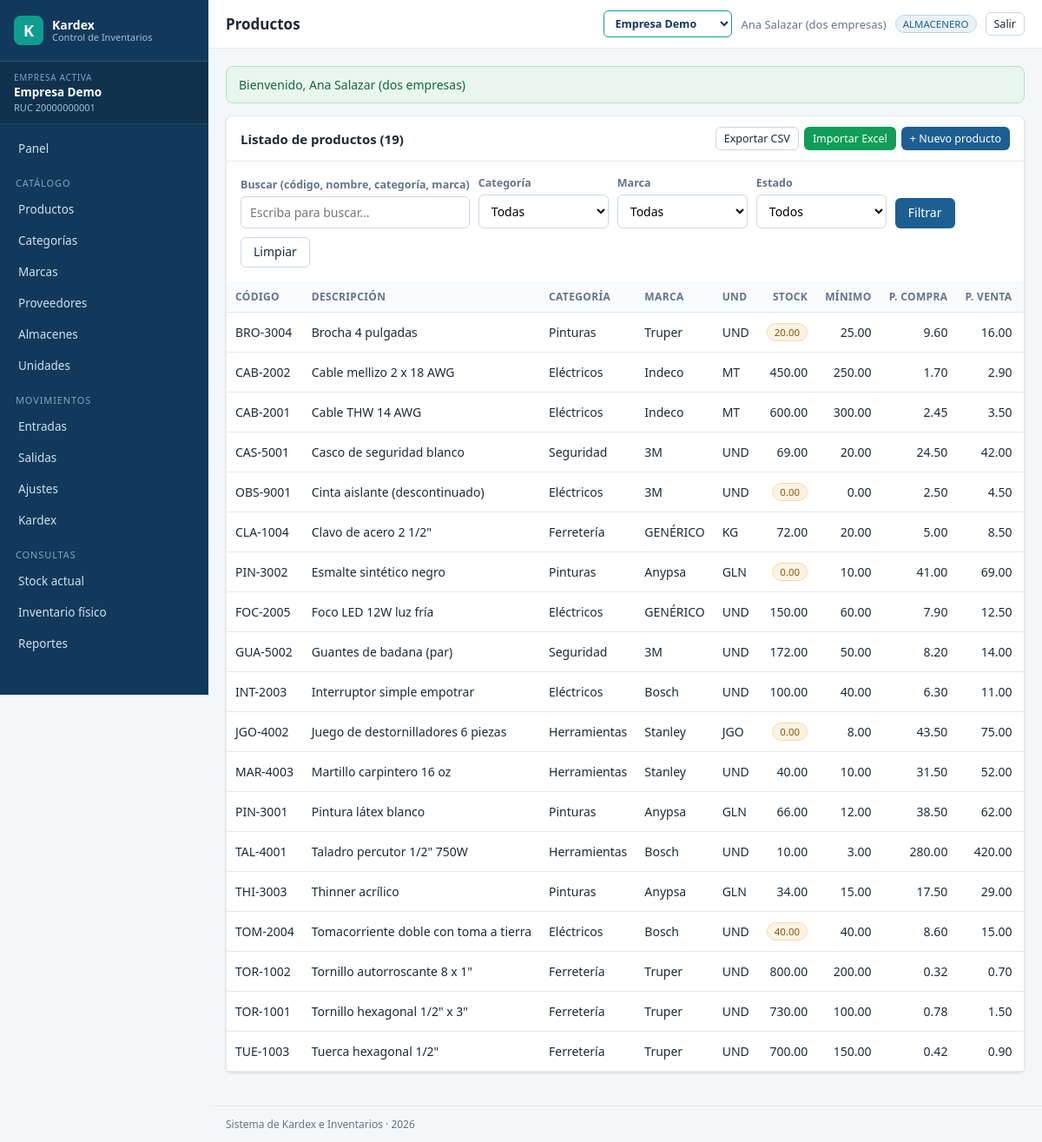
/productos.php (signed in), run on the app's committed database.
### tables this page shows
CREATE TABLE empresas (
  id            INT UNSIGNED AUTO_INCREMENT PRIMARY KEY,
  ruc           VARCHAR(20)  NOT NULL UNIQUE,
  razon_social  VARCHAR(180) NOT NULL,
  nombre_corto  VARCHAR(60)  NOT NULL,
  direccion     VARCHAR(255) NULL,
  telefono      VARCHAR(30)  NULL,
  email         VARCHAR(150) NULL,
  moneda        VARCHAR(10)  NOT NULL DEFAULT 'PEN',
  simbolo       VARCHAR(5)   NOT NULL DEFAULT 'S/',
   
   
   
  metodo_valorizacion ENUM('PROMEDIO','PEPS','UEPS') NOT NULL DEFAULT 'PROMEDIO',
   
   
   
   
  ambito_costo  ENUM('GLOBAL','ALMACEN') NOT NULL DEFAULT 'GLOBAL',
  estado        TINYINT(1)   NOT NULL DEFAULT 1,
  creado_en     DATETIME     NOT NULL DEFAULT CURRENT_TIMESTAMP
);

CREATE TABLE usuario_empresa (
  usuario_id  INT UNSIGNED NOT NULL,
  empresa_id  INT UNSIGNED NOT NULL,
  rol_id      INT UNSIGNED NOT NULL,
  por_defecto TINYINT(1)   NOT NULL DEFAULT 0,
  PRIMARY KEY (usuario_id, empresa_id),
  CONSTRAINT fk_ue_usr FOREIGN KEY (usuario_id) REFERENCES usuarios(id) ON DELETE CASCADE,
  CONSTRAINT fk_ue_emp FOREIGN KEY (empresa_id) REFERENCES empresas(id) ON DELETE CASCADE,
  CONSTRAINT fk_ue_rol FOREIGN KEY (rol_id)     REFERENCES roles(id),
  INDEX idx_ue_empresa (empresa_id)
);

CREATE TABLE productos (
  id             INT UNSIGNED AUTO_INCREMENT PRIMARY KEY,
  empresa_id     INT UNSIGNED NOT NULL,
  codigo         VARCHAR(40)  NOT NULL,
  descripcion    VARCHAR(255) NOT NULL,
  categoria_id   INT UNSIGNED NULL,
  marca_id       INT UNSIGNED NULL,
  unidad_id      INT UNSIGNED NOT NULL,
  precio_compra  DECIMAL(14,4) NOT NULL DEFAULT 0,
  precio_venta   DECIMAL(14,4) NOT NULL DEFAULT 0,
  costo_promedio DECIMAL(14,4) NOT NULL DEFAULT 0,
  stock_minimo   DECIMAL(14,4) NOT NULL DEFAULT 0,
  estado         TINYINT(1)   NOT NULL DEFAULT 1,
  creado_en      DATETIME     NOT NULL DEFAULT CURRENT_TIMESTAMP,
  actualizado_en DATETIME     NULL ON UPDATE CURRENT_TIMESTAMP,
  CONSTRAINT fk_prod_emp FOREIGN KEY (empresa_id)   REFERENCES empresas(id),
  CONSTRAINT fk_prod_cat FOREIGN KEY (categoria_id) REFERENCES categorias(id),
  CONSTRAINT fk_prod_mar FOREIGN KEY (marca_id)     REFERENCES marcas(id),
  CONSTRAINT fk_prod_uni FOREIGN KEY (unidad_id)    REFERENCES unidades(id),
  UNIQUE KEY uq_prod_emp_codigo (empresa_id, codigo),
  INDEX idx_prod_desc (descripcion),
  INDEX idx_prod_emp_cat (empresa_id, categoria_id)
);

CREATE TABLE categorias (
  id          INT UNSIGNED AUTO_INCREMENT PRIMARY KEY,
  empresa_id  INT UNSIGNED NOT NULL,
  nombre      VARCHAR(120) NOT NULL,
  descripcion VARCHAR(255) NULL,
  estado      TINYINT(1)   NOT NULL DEFAULT 1,
  creado_en   DATETIME     NOT NULL DEFAULT CURRENT_TIMESTAMP,
  CONSTRAINT fk_cat_emp FOREIGN KEY (empresa_id) REFERENCES empresas(id),
  UNIQUE KEY uq_cat_emp_nombre (empresa_id, nombre)
);

CREATE TABLE marcas (
  id         INT UNSIGNED AUTO_INCREMENT PRIMARY KEY,
  empresa_id INT UNSIGNED NOT NULL,
  nombre     VARCHAR(120) NOT NULL,
  estado     TINYINT(1)   NOT NULL DEFAULT 1,
  creado_en  DATETIME     NOT NULL DEFAULT CURRENT_TIMESTAMP,
  CONSTRAINT fk_mar_emp FOREIGN KEY (empresa_id) REFERENCES empresas(id),
  UNIQUE KEY uq_mar_emp_nombre (empresa_id, nombre)
);

CREATE TABLE unidades (
  id         INT UNSIGNED AUTO_INCREMENT PRIMARY KEY,
  empresa_id INT UNSIGNED NOT NULL,
  codigo     VARCHAR(10)  NOT NULL,
  nombre     VARCHAR(60)  NOT NULL,
  decimales  TINYINT UNSIGNED NOT NULL DEFAULT 2,
  CONSTRAINT fk_uni_emp FOREIGN KEY (empresa_id) REFERENCES empresas(id),
  UNIQUE KEY uq_uni_emp_codigo (empresa_id, codigo)
);

### views/productos/lista.php (the view, shortened to what the rows shown need)
<div class="tarjeta">
  <div class="tarjeta-cab">
    <h2>Listado de productos (<?= (int) $datos['total'] ?>)</h2>
    <div class="acciones">
      <button class="btn btn-sm btn-gris" onclick="exportarCSV('tablaProductos','productos')">Exportar CSV</button>
      <?php if (Auth::puede('productos.gestionar')): ?>
        <a class="btn btn-sm btn-verde" href="<?= url('productos_importar.php') ?>">Importar Excel</a>
        <a class="btn btn-sm" href="<?= url('productos.php?a=form') ?>">+ Nuevo producto</a>
      <?php endif; ?>
    </div>
  </div>
  <div class="tabla-scroll">
    <?php if (!$datos['filas']): ?>
      <p class="vacio">No se encontraron productos con esos criterios.</p>
    <?php else: ?>
    <table class="tabla" id="tablaProductos">
      <thead><tr>
        <th>Código</th><th>Descripción</th><th>Categoría</th><th>Marca</th><th>Und</th>
        <th class="num">Stock</th><th class="num">Mínimo</th>
        <th class="num">P. Compra</th><th class="num">P. Venta</th>
        <th>Estado</th><th class="no-export">Acciones</th>
      </tr></thead>
      <tbody>
      <?php foreach ($datos['filas'] as $p): ?>
        <?php $bajo = (float) $p['stock_actual'] <= (float) $p['stock_minimo']; ?>
        <tr>
          <td><?= e($p['codigo']) ?></td>
          <td><?= e($p['descripcion']) ?></td>
          <td><?= e($p['categoria'] ?? '—') ?></td>
          <td><?= e($p['marca'] ?? '—') ?></td>
          <td><?= e($p['unidad']) ?></td>
          <td class="num"><?= $bajo ? '<span class="badge badge-warn">' . Vista::num($p['stock_actual']) . '</span>' : Vista::num($p['stock_actual']) ?></td>
          <td class="num"><?= Vista::num($p['stock_minimo']) ?></td>
          <td class="num"><?= Vista::num($p['precio_compra']) ?></td>
          <td class="num"><?= Vista::num($p['precio_venta']) ?></td>
          <td><span class="badge <?= (int) $p['estado'] === 1 ? 'badge-ok' : 'badge-error' ?>"><?= (int) $p['estado'] === 1 ? 'Activo' : 'Inactivo' ?></span></td>
        </tr>
      <?php endforeach; ?>
      </tbody>
    </table>
    <?php endif; ?>
  </div>
</div>

### views/layout.php (shortened to what the rows shown need)
<!DOCTYPE html>
<html lang="es">
<head>
<link rel="stylesheet" href="<?= url('assets/css/app.css') ?>">
</head>
<body>
<div class="layout">
  <div class="contenedor">
    <header class="topbar">
      <h1><?= e($tituloPagina) ?></h1>
      <div class="usuario-box">
        <?php $misEmpresas = Empresa::delUsuario(Auth::id()); ?>
        <?php if (count($misEmpresas) > 1): ?>
          <select class="selector-empresa" onchange="if(this.value) location.href=this.value">
            <?php foreach ($misEmpresas as $em): ?>
              <option value="<?= url('empresas.php?a=cambiar&id=' . $em['id']) ?>"
                      <?= (int) $em['id'] === Empresa::id() ? 'selected' : '' ?>>
                <?= e($em['nombre_corto']) ?>
              </option>
            <?php endforeach; ?>
          </select>
        <?php endif; ?>
        <span class="usuario-nombre"><?= e(Auth::usuario()['nombres'] ?? '') ?></span>
        <span class="badge"><?= e(Auth::rol()) ?></span>
        <a class="btn btn-sm btn-gris" href="<?= url('logout.php') ?>">Salir</a>
      </div>
    </header>
    <main class="contenido">
      <?= $contenido ?>
    </main>
  </div>
</div>
</body>
</html>

### data on the page
empresas: id+nombre_corto "Empresa Demo"
productos: id "19", codigo "OBS-9001", descripcion "Cinta aislante (descontinuado)", categoria.nombre "Eléctricos", marca.nombre "3M", unidad.codigo "UND", stock_actual "0.00", stock_minimo "0.00", precio_compra "2.50", precio_venta "4.50"
productos: codigo "BRO-3004", descripcion "Brocha 4 pulgadas", categoria.nombre "Pinturas", marca.nombre "Truper", unidad.codigo "UND", stock_actual "20.00", stock_minimo "25.00", precio_compra "9.60", precio_venta "16.00"
productos: codigo "CAB-2002", descripcion "Cable mellizo 2 x 18 AWG", categoria.nombre "Eléctricos", marca.nombre "Indeco", unidad.codigo "MT", stock_actual "450.00", stock_minimo "250.00", precio_compra "1.70", precio_venta "2.90"
productos: codigo "CAB-2001", descripcion "Cable THW 14 AWG", categoria.nombre "Eléctricos", marca.nombre "Indeco", unidad.codigo "MT", stock_actual "600.00", stock_minimo "300.00", precio_compra "2.45", precio_venta "3.50"
productos: codigo "CAS-5001", descripcion "Casco de seguridad blanco", categoria.nombre "Seguridad", marca.nombre "3M", unidad.codigo "UND", stock_actual "69.00", stock_minimo "20.00", precio_compra "24.50", precio_venta "42.00"
productos: codigo "CLA-1004", descripcion "Clavo de acero 2 1/2\"", categoria.nombre "Ferretería", marca.nombre "GENÉRICO", unidad.codigo "KG", stock_actual "72.00", stock_minimo "20.00", precio_compra "5.00", precio_venta "8.50"
productos: codigo "PIN-3002", descripcion "Esmalte sintético negro", categoria.nombre "Pinturas", marca.nombre "Anypsa", unidad.codigo "GLN", stock_actual "0.00", stock_minimo "10.00", precio_compra "41.00", precio_venta "69.00"
productos: codigo "FOC-2005", descripcion "Foco LED 12W luz fría", categoria.nombre "Eléctricos", marca.nombre "GENÉRICO", unidad.codigo "UND", stock_actual "150.00", stock_minimo "60.00", precio_compra "7.90", precio_venta "12.50"
productos: codigo "GUA-5002", descripcion "Guantes de badana (par)", categoria.nombre "Seguridad", marca.nombre "3M", unidad.codigo "UND", stock_actual "172.00", stock_minimo "50.00", precio_compra "8.20", precio_venta "14.00"
productos: codigo "INT-2003", descripcion "Interruptor simple empotrar", categoria.nombre "Eléctricos", marca.nombre "Bosch", unidad.codigo "UND", stock_actual "100.00", stock_minimo "40.00", precio_compra "6.30", precio_venta "11.00"
productos: codigo "JGO-4002", descripcion "Juego de destornilladores 6 piezas", categoria.nombre "Herramientas", marca.nombre "Stanley", unidad.codigo "JGO", stock_actual "0.00", stock_minimo "8.00", precio_compra "43.50", precio_venta "75.00"
productos: codigo "MAR-4003", descripcion "Martillo carpintero 16 oz", categoria.nombre "Herramientas", marca.nombre "Stanley", unidad.codigo "UND", stock_actual "40.00", stock_minimo "10.00", precio_compra "31.50", precio_venta "52.00"
productos: codigo "PIN-3001", descripcion "Pintura látex blanco", categoria.nombre "Pinturas", marca.nombre "Anypsa", unidad.codigo "GLN", stock_actual "66.00", stock_minimo "12.00", precio_compra "38.50", precio_venta "62.00"
productos: codigo "TAL-4001", descripcion "Taladro percutor 1/2\" 750W", categoria.nombre "Herramientas", marca.nombre "Bosch", unidad.codigo "UND", stock_actual "10.00", stock_minimo "3.00", precio_compra "280.00", precio_venta "420.00"
productos: codigo "THI-3003", descripcion "Thinner acrílico", categoria.nombre "Pinturas", marca.nombre "Anypsa", unidad.codigo "GLN", stock_actual "34.00", stock_minimo "15.00", precio_compra "17.50", precio_venta "29.00"
productos: codigo "TOM-2004", descripcion "Tomacorriente doble con toma a tierra", categoria.nombre "Eléctricos", marca.nombre "Bosch", unidad.codigo "UND", stock_actual "40.00", stock_minimo "40.00", precio_compra "8.60", precio_venta "15.00"
productos: codigo "TOR-1002", descripcion "Tornillo autorroscante 8 x 1\"", categoria.nombre "Ferretería", marca.nombre "Truper", unidad.codigo "UND", stock_actual "800.00", stock_minimo "200.00", precio_compra "0.32", precio_venta "0.70"
productos: codigo "TOR-1001", descripcion "Tornillo hexagonal 1/2\" x 3\"", categoria.nombre "Ferretería", marca.nombre "Truper", unidad.codigo "UND", stock_actual "730.00", stock_minimo "100.00", precio_compra "0.78", precio_venta "1.50"
productos: codigo "TUE-1003", descripcion "Tuerca hexagonal 1/2\"", categoria.nombre "Ferretería", marca.nombre "Truper", unidad.codigo "UND", stock_actual "700.00", stock_minimo "150.00", precio_compra "0.42", precio_venta "0.90"

### other printed values
Empresa::nombre() "Empresa Demo"
Empresa::actual()['ruc'] "20000000001"
$tituloPagina "Productos"
Auth::usuario()['nombres'] "Ana Salazar (dos empresas)"
Auth::rol() "ALMACENERO"
$f['mensaje'] "Bienvenido, Ana Salazar (dos empresas)"
Config::get('app.nombre') "Sistema de Kardex e Inventarios"
